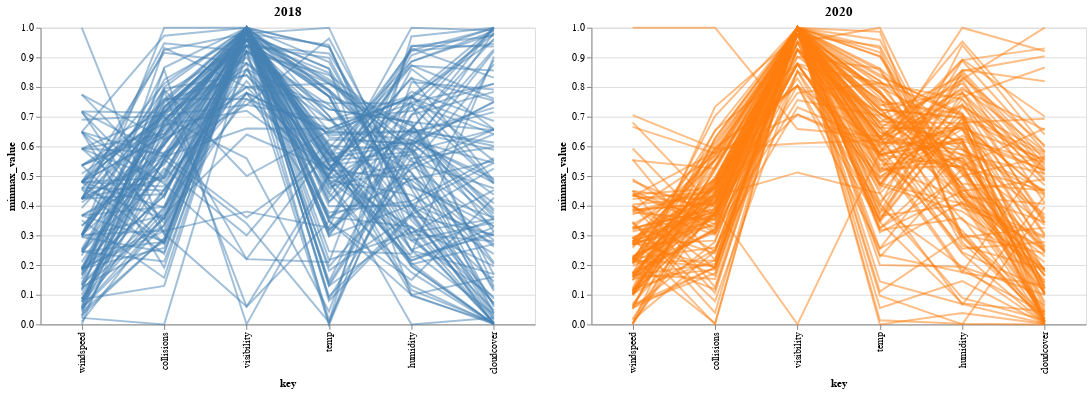

Source (notebook cell):
### Code cell
import altair as alt

# Assuming coll_weather_2018 and coll_weather_2020 are your data for the respective years

custom_sort_order = ['windspeed', 'collisions', 'visibility', 'temp', 'humidity', 'cloudcover']

# Chart for coll_weather_2018
chart_2018 = alt.Chart(coll_weather_2018).transform_window(
    index='count()'
).transform_fold(
    ['temp', 'windspeed', 'collisions', 'humidity', 'cloudcover', 'visibility']
).transform_joinaggregate(
     min='min(value)',
     max='max(value)',
     groupby=['key']
).transform_calculate(
    minmax_value=(datum.value-datum.min)/(datum.max-datum.min),
    mid=(datum.min+datum.max)/2
).mark_line().encode(
    x=alt.X('key:N', sort=custom_sort_order),  # Use the custom sort order
    y='minmax_value:Q',
    color=alt.value('steelblue'),  # Set the color to blue
    detail='index:N',
    opacity=alt.value(0.5)
).properties(width=500, title='2018')

# Chart for coll_weather_2020
chart_2020 = alt.Chart(coll_weather_2020).transform_window(
    index='count()'
).transform_fold(
    ['temp', 'windspeed', 'collisions', 'humidity', 'cloudcover', 'visibility']
).transform_joinaggregate(
     min='min(value)',
     max='max(value)',
     groupby=['key']
).transform_calculate(
    minmax_value=(datum.value-datum.min)/(datum.max-datum.min),
    mid=(datum.min+datum.max)/2
).mark_line().encode(
    x=alt.X('key:N', sort=custom_sort_order),  # Use the custom sort order
    y='minmax_value:Q',
    color=alt.value('#ff7f0e'),  # Set the color to orange
    detail='index:N',
    opacity=alt.value(0.5)
).properties(width=500, title='2020')

# Combine the two charts side by side
combined_chart = alt.hconcat(chart_2018, chart_2020)
combined_chart
